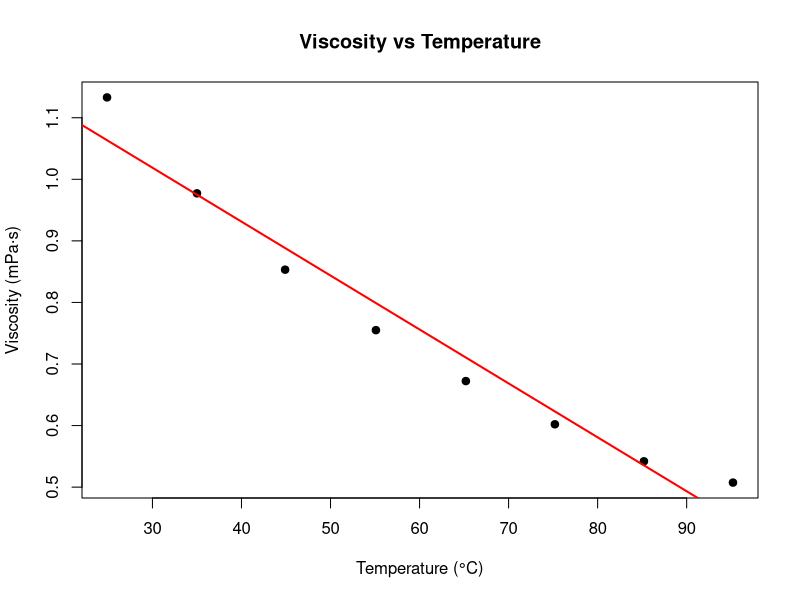
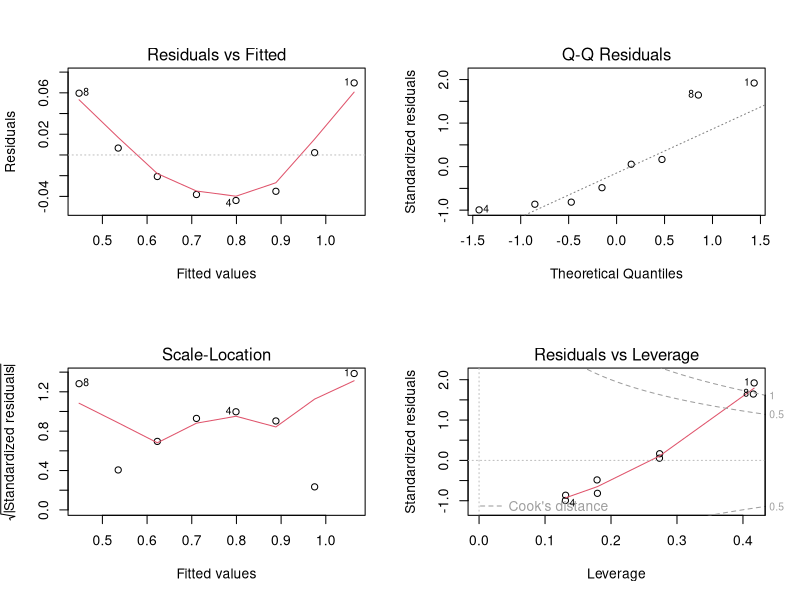
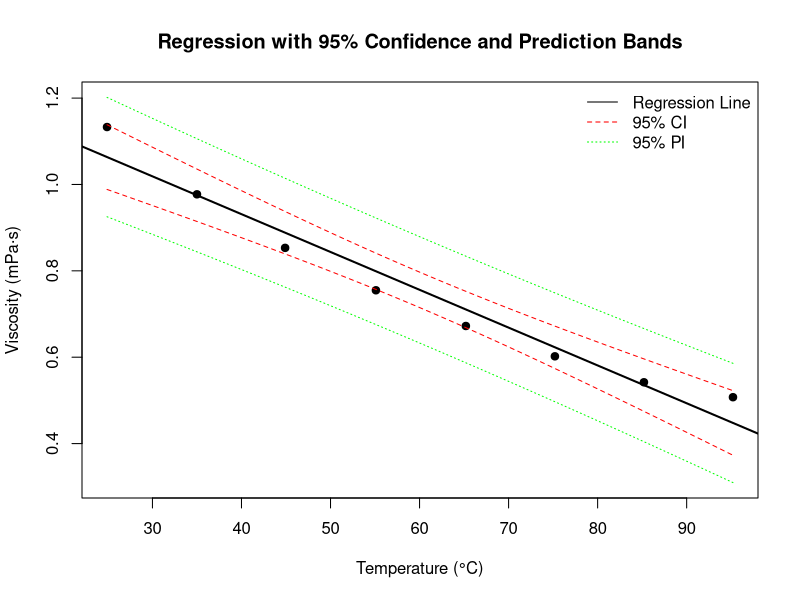

Write the R code that produced these figures, in order.
# Note to professor/grader - I use Pycharm to write R code and it only runs by highlighting certain parts. so if you
# dont see something you expect to see on a plot, I run the lines one block after another, but I hear it is an IDE
# issue. So if your IDE behaves similarly, I wanted you to know! Thank you.

temperature <- c(24.9, 35.0, 44.9, 55.1, 65.2, 75.2, 85.2, 95.2)
viscosity <- c(1.1330, 0.9772, 0.8532, 0.7550, 0.6723, 0.6021, 0.5420, 0.5074)
data <- data.frame(temperature, viscosity)

# a. Estimate the prediction equation.

visc.lm <- lm(viscosity ~ temperature, data = data)
summary(visc.lm)

# scatter plot with regression line
plot(viscosity ~ temperature, data = data, pch = 19, col = "black",
     main = "Viscosity vs Temperature",
     xlab = "Temperature (°C)", ylab = "Viscosity (mPa·s)")
abline(visc.lm, col = "red", lwd = 2)

# b. Perform a complete analysis of the model

anova(visc.lm)       # F-test for regression significance
rstudent(visc.lm)

# residual diagnostics plots
par(mfrow = c(2,2))
plot(visc.lm)
par(mfrow = c(1,1))

# correlation of residuals and fitted values
cor(resid(visc.lm), fitted(visc.lm))

# c. Calculate and plot the 95% confidence and prediction bands

new_temp <- data.frame(temperature = seq(min(data$temperature), max(data$temperature), length.out = 100))

# predict confidence and prediction
conf_band <- predict(visc.lm, newdata = new_temp, interval = "confidence", level = 0.95)
pred_band <- predict(visc.lm, newdata = new_temp, interval = "prediction", level = 0.95)

# plot with both bands
plot(data$temperature, data$viscosity, pch = 19,
     xlab = "Temperature (°C)", ylab = "Viscosity (mPa·s)",
     ylim = range(c(data$viscosity, pred_band)),
     main = "Regression with 95% Confidence and Prediction Bands")
abline(visc.lm, col = "black", lwd = 2)

# confidence band - red
lines(new_temp$temperature, conf_band[,2], col = "red", lty = 2)
lines(new_temp$temperature, conf_band[,3], col = "red", lty = 2)

#prediction band - green
lines(new_temp$temperature, pred_band[,2], col = "green", lty = 3)
lines(new_temp$temperature, pred_band[,3], col = "green", lty = 3)

legend("topright", legend = c("Regression Line","95% CI","95% PI"),
       col = c("black","red","green"), lty = c(1,2,3), bty = "n")
